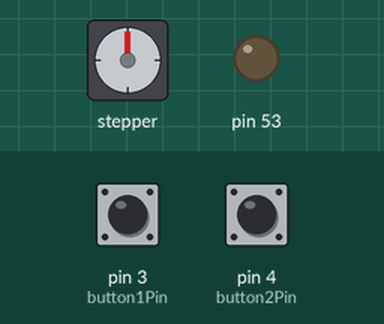
This sketch was run on a simulated Arduino Mega 2560, built with avr-gcc and run on an emulated ATmega2560. Parts: stepper motor, output pins drawn as LEDs (lit = HIGH). The inputs (shaded band) are chosen by the test bench; at power-on: pin 3 (button1Pin) HIGH, pin 4 (button2Pin) HIGH. Stepper angles assume 200 steps per turn.

Above: at 1.2 s.
1.3 s: pin 3 (button1Pin) pulled LOW for 1 s
At 3.5 s:
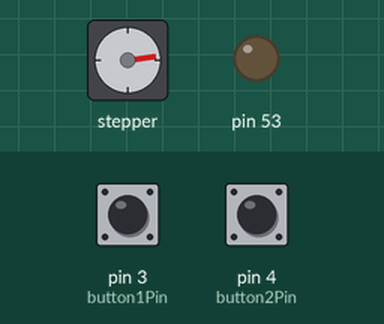
3.8 s: pin 4 (button2Pin) pulled LOW for 3.2 s
At 8.2 s:
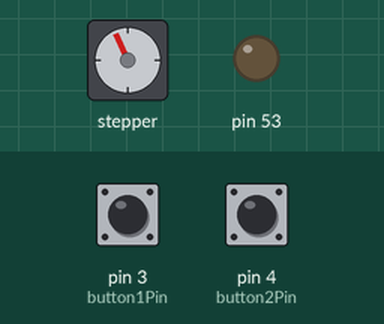
8.5 s: pin 3 (button1Pin) pulled LOW for 0.15 s
At 9.1 s:
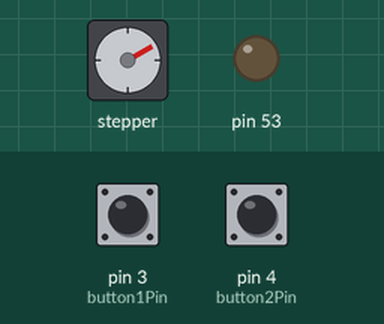
10.1 s: pin 4 (button2Pin) pulled LOW for 0.15 s
At 11.4 s:
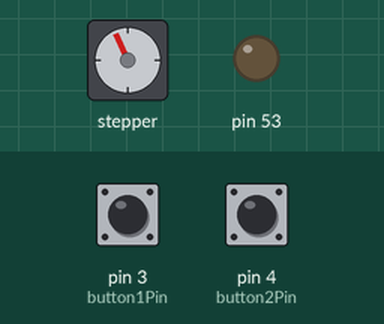
11.7 s: pin 4 (button2Pin) pulled LOW for 1 s
At 13.9 s:
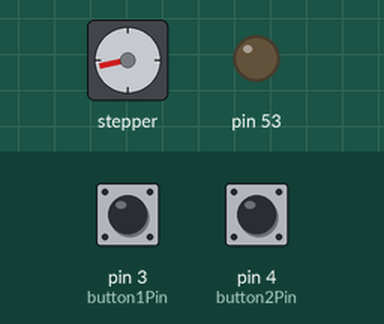
14.2 s: pin 3 (button1Pin) pulled LOW for 0.15 s
At 14.6 s:
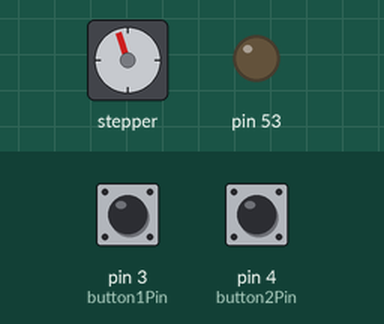
Timing chart, 0 to 16.8 s (numbered marks = the images above; inputs shaded):
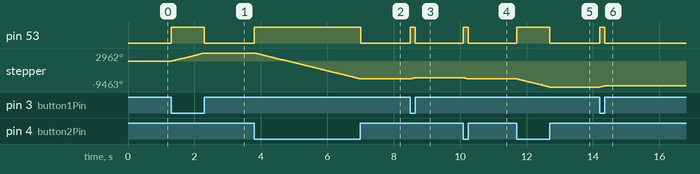

Measured:
- after the input at 1.3 s, pin 53: LOW → HIGH at once, → LOW 1.0 s later; stepper: turns 2962° clockwise in 1.0 s, starting at once
- after the input at 3.8 s, pin 53: LOW → HIGH at once, → LOW 3.2 s later; stepper: turns 9466° counter-clockwise in 3.2 s, starting at once
- after the input at 8.5 s, pin 53: LOW → HIGH at once, → LOW 0.15 s later; stepper: turns 445° clockwise in 0.15 s, starting at once
- after the input at 10.1 s, pin 53: LOW → HIGH at once, → LOW 0.15 s later; stepper: turns 445° counter-clockwise in 0.15 s, starting at once
- after the input at 11.7 s, pin 53: LOW → HIGH at once, → LOW 1.0 s later; stepper: turns 2142° counter-clockwise in 0.72 s, then 197° clockwise in 0.00 s, then 1014° counter-clockwise in 0.24 s
- after the input at 14.2 s, pin 53: LOW → HIGH at once, → LOW 0.15 s later; stepper: turns 445° clockwise in 0.15 s, starting at once

The sketch:

singlerowcontrol.ino
```cpp
#include <AccelStepper.h>

const int stepsPerRevolution = 200;

const int motor1Pins[4] = {22, 23, 24, 25};
const int button1Pin = 3;
const int button2Pin = 4;


int motor_speed = 2500;


AccelStepper motor1(AccelStepper::FULL4WIRE, motor1Pins[0], motor1Pins[1], motor1Pins[2], motor1Pins[3]);


void setup() {
  pinMode(button1Pin, INPUT_PULLUP);
  pinMode(button2Pin, INPUT_PULLUP);
  pinMode(53, OUTPUT);


}

void loop() {


    switch (digitalRead(button1Pin)) {
    case LOW:
      digitalWrite(53, HIGH);
      motor1.setMaxSpeed(13500);
      motor1.setSpeed(motor_speed);
      motor1.runSpeed();
      break;
    case HIGH:
      break;
  }
  switch (digitalRead(button2Pin)) {
    case LOW:
      digitalWrite(53, HIGH);
      motor1.setMaxSpeed(13500);
      motor1.setSpeed(-motor_speed);
      motor1.runSpeed();
      break;
    case HIGH:
      break;
  }

switch (digitalRead(button1Pin) == digitalRead(button2Pin)) {
  case true:
    digitalWrite(53, LOW);
    break;
  case false:
    break;
}
}
```
